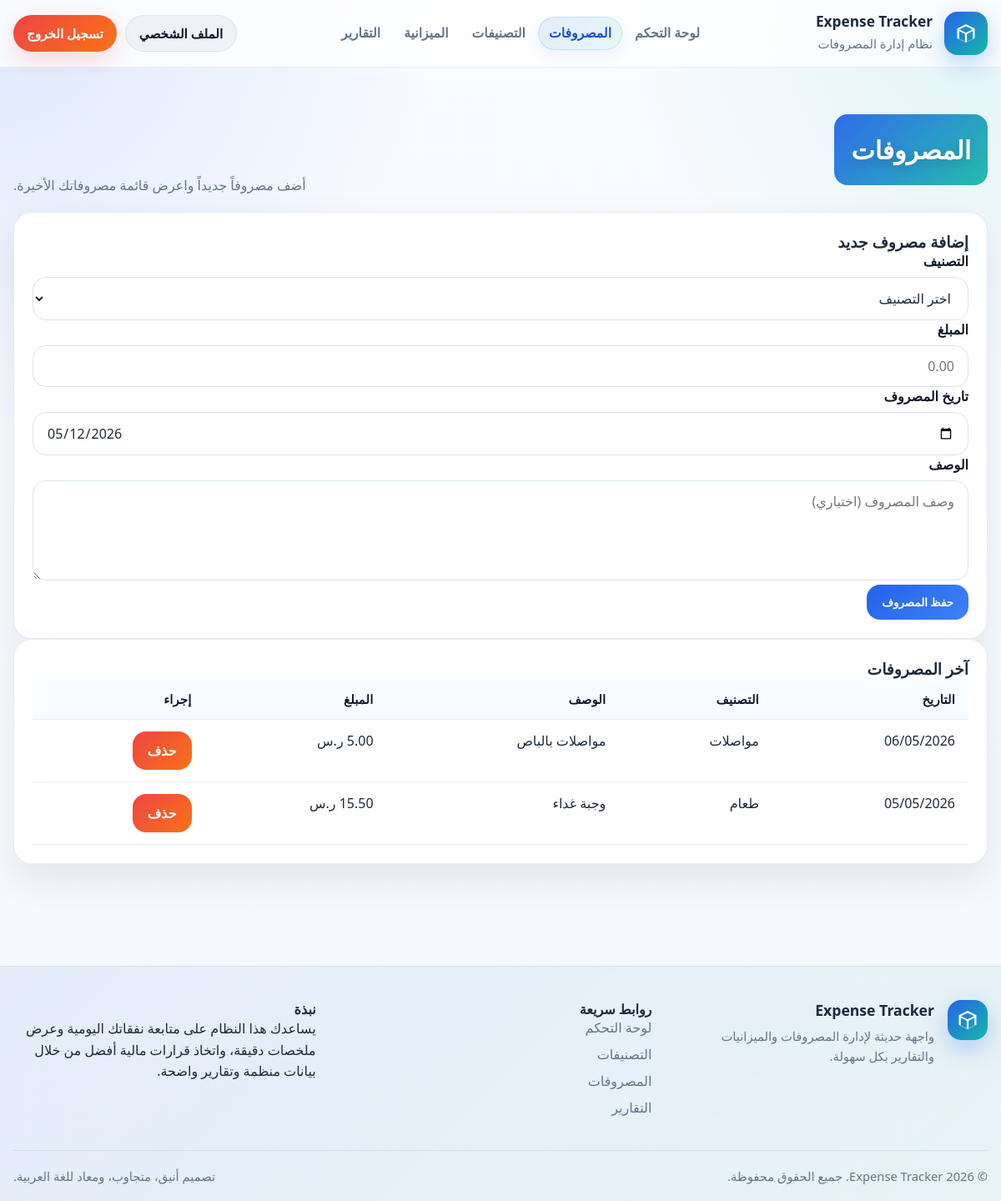
/expenses.php (signed in), run on the app's committed database.
### tables this page shows
CREATE TABLE `expenses` (
  `id` int(11) NOT NULL,
  `userId` int(11) NOT NULL COMMENT 'Reference to user who made this expense',
  `categoryId` int(11) NOT NULL COMMENT 'Reference to expense category',
  `amount` decimal(10,2) NOT NULL COMMENT 'Expense amount',
  `description` text DEFAULT NULL COMMENT 'Expense description - supports Arabic',
  `expenseDate` date NOT NULL COMMENT 'Date when expense occurred',
  `createdAt` timestamp NOT NULL DEFAULT current_timestamp() COMMENT 'Record creation timestamp',
  `updatedAt` timestamp NOT NULL DEFAULT current_timestamp() ON UPDATE current_timestamp() COMMENT 'Last update timestamp'
);

CREATE TABLE `categories` (
  `id` int(11) NOT NULL,
  `userId` int(11) NOT NULL COMMENT 'Reference to user who owns this category',
  `name` varchar(150) NOT NULL COMMENT 'Category name - supports Arabic',
  `icon` varchar(50) DEFAULT NULL COMMENT 'Category icon or emoji',
  `color` varchar(20) DEFAULT NULL COMMENT 'Hex color code for UI display',
  `description` text DEFAULT NULL COMMENT 'Category description - supports Arabic',
  `createdAt` timestamp NOT NULL DEFAULT current_timestamp() COMMENT 'Creation timestamp',
  `updatedAt` timestamp NOT NULL DEFAULT current_timestamp() ON UPDATE current_timestamp() COMMENT 'Last update timestamp'
);

### includes/auth.php (called while the page is built, shortened)
<?php
function getCurrentUserId() {
    return $_SESSION['user_id'] ?? null;
}
?>

### expenses.php (the view, shortened to what this page needs)
<?php
require_once 'includes/auth.php';
$userId = getCurrentUserId();
$expenses = [];
$stmt = $conn->prepare("SELECT e.id, e.amount, e.description, e.expenseDate, c.name AS category_name, c.color FROM expenses e JOIN categories c ON e.categoryId = c.id WHERE e.userId = ? ORDER BY e.expenseDate DESC LIMIT 100");
$stmt->bind_param('i', $userId);
$stmt->execute();
$result = $stmt->get_result();
while ($row = $result->fetch_assoc()) {
    $expenses[] = $row;
}
require_once 'includes/header.php';
?>
<div class="container">
    <section class="section">
        <div class="section-head">
            <h2>المصروفات</h2>
            <p>أضف مصروفاً جديداً واعرض قائمة مصروفاتك الأخيرة.</p>
        </div>
        <div class="grid-2 gap-24" style="margin-bottom: 32px;">
            <div class="card">
                <h3>إضافة مصروف جديد</h3>
                <form method="POST">
                    <div class="form-group">
                        <label for="category_id">التصنيف</label>
                        <select id="category_id" name="category_id" required>
                            <option value="">اختر التصنيف</option>
                        </select>
                    </div>
                    <div class="form-group">
                        <label for="amount">المبلغ</label>
                        <input type="number" step="0.01" id="amount" name="amount" placeholder="0.00" required>
                    </div>
                    <div class="form-group">
                        <label for="expense_date">تاريخ المصروف</label>
                        <input type="date" id="expense_date" name="expense_date" value="<?php echo date('Y-m-d'); ?>" required>
                    </div>
                    <div class="form-group">
                        <label for="description">الوصف</label>
                        <textarea id="description" name="description" rows="3" placeholder="وصف المصروف (اختياري)"></textarea>
                    </div>
                    <button type="submit" class="btn btn-primary">حفظ المصروف</button>
                </form>
            </div>
            <div class="card">
                <h3>آخر المصروفات</h3>
                <?php if (!empty($expenses)): ?>
                    <table>
                        <thead>
                            <tr>
                                <th>التاريخ</th>
                                <th>التصنيف</th>
                                <th>الوصف</th>
                                <th>المبلغ</th>
                                <th>إجراء</th>
                            </tr>
                        </thead>
                        <tbody>
                            <?php foreach ($expenses as $expense): ?>
                                <tr>
                                    <td><?php echo date('d/m/Y', strtotime($expense['expenseDate'])); ?></td>
                                    <td><?php echo htmlspecialchars($expense['category_name']); ?></td>
                                    <td><?php echo htmlspecialchars($expense['description']); ?></td>
                                    <td><?php echo number_format($expense['amount'], 2); ?> ر.س</td>
                                    <td>
                                        <a href="?delete=<?php echo $expense['id']; ?>" data-confirm="هل تريد حذف هذا المصروف؟" class="btn btn-danger btn-sm">حذف</a>
                                    </td>
                                </tr>
                            <?php endforeach; ?>
                        </tbody>
                    </table>
                <?php else: ?>
                    <p>لا توجد مصروفات مسجلة حتى الآن.</p>
                <?php endif; ?>
            </div>
        </div>
    </section>
</div>
<?php require_once 'includes/footer.php';

### assets/css/style.css (style rules this page uses)
:root { --bg: #f4f7fb; --surface: #ffffff; --surface-2: #f8fbff; --text: #1e293b; --muted: #64748b; --primary: #2563eb; --primary-dark: #1d4ed8; --accent: #14b8a6; --danger: #ef4444; --warning: #f59e0b; --success: #10b981; --border: rgba(148, 163, 184, 0.22); --shadow: 0 18px 45px rgba(15, 23, 42, 0.08); --radius: 22px; }
* { box-sizing: border-box; }
html { scroll-behavior: smooth; }
body { margin: 0; font-family: 'Cairo', 'Tajawal', 'Segoe UI', Tahoma, sans-serif; background: radial-gradient(circle at top left, rgba(37, 99, 235, 0.12), transparent 28%), radial-gradient(circle at top right, rgba(20, 184, 166, 0.10), transparent 24%), linear-gradient(180deg, #f8fbff 0%, #f4f7fb 100%); color: var(--text); direction: rtl; text-align: right; min-height: 100vh; }
a { color: inherit; text-decoration: none; }
.container { width: min(1180px, calc(100% - 32px)); margin-inline: auto; }
h1, h2, h3, h4, h5, h6 { margin: 0; font-weight: 800; }
h2 { margin: 0 0 14px; font-size: clamp(1.5rem, 2.5vw, 3rem); line-height: 1.5; color: #fff; text-align: center; background: linear-gradient(135deg, rgba(37, 99, 235, 0.94), rgba(20, 184, 166, 0.92)); text-shadow: 0 4px 14px rgba(0, 0, 0, 0.18); padding: 20px; border-radius: 16px; }
p { margin: 0; line-height: 1.6; }
.btn, button.btn, a.btn, input[type='submit'], input[type='button'] { display: inline-flex; align-items: center; justify-content: center; gap: 8px; border: none; border-radius: 16px; padding: 12px 18px; font-weight: 800; cursor: pointer; transition: all 0.25s ease; box-shadow: none; font-family: inherit; }
.btn-primary { background: linear-gradient(135deg, var(--primary), #3b82f6); color: #fff; }
.btn-danger { background: linear-gradient(135deg, var(--danger), #f97316); color: #fff; }
.section { margin: 28px 0 34px; }
.section-head { display: flex; align-items: end; justify-content: space-between; gap: 18px; margin-bottom: 18px; }
.section-head p { margin: 0; color: var(--muted); }
.card, .panel, .content-box, .table-wrap { background: var(--surface); border: 1px solid var(--border); border-radius: var(--radius); box-shadow: var(--shadow); }
.card { padding: 22px; }
label { display: block; margin-bottom: 8px; font-weight: 800; color: #0f172a; }
input[type='text'], input[type='email'], input[type='password'], input[type='date'], input[type='number'], select, textarea { width: 100%; padding: 13px 16px; border-radius: 16px; border: 1px solid #dbe3ee; background: #fff; color: var(--text); font-family: inherit; font-size: 1rem; outline: none; transition: 0.2s ease; }
textarea { min-height: 120px; resize: vertical; }
table { width: 100%; border-collapse: collapse; }
th, td { padding: 14px 16px; border-bottom: 1px solid #e8eef5; text-align: right; vertical-align: top; }
th { background: #f8fbff; color: #0f172a; font-size: 0.92rem; letter-spacing: 0.2px; }

### data on the page
expenses: expenseDate "06/05/2026", categoryId.name "مواصلات", description "مواصلات بالباص"
expenses: expenseDate "05/05/2026", categoryId.name "طعام", description "وجبة غداء"
